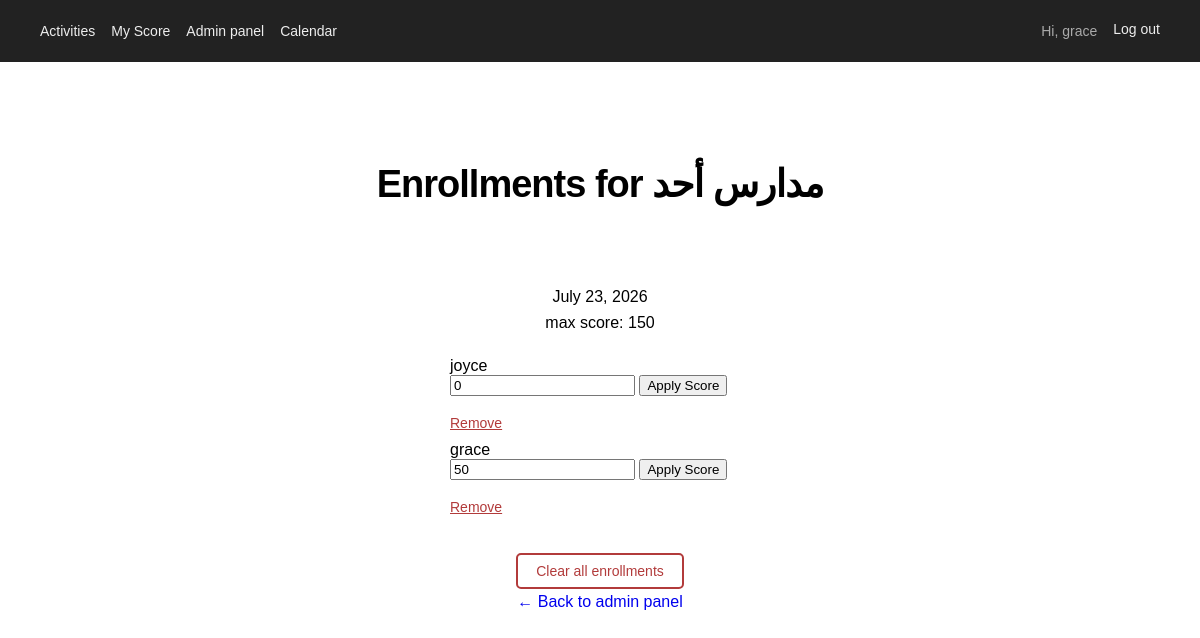
/admin-panel/activities/1/enrollments/ (signed in), run on the app's committed database.
### activities/models.py (models this page shows, shortened)
class Activity(models.Model):
    name = models.CharField(max_length=200)
    description = models.TextField(blank=True)
    week_date = models.DateField()
    start_time = models.TimeField(blank=True, null=True)
    end_time = models.TimeField(blank=True, null=True)
    max_participants = models.PositiveIntegerField(default=4)
    points = models.PositiveIntegerField(default=0)
    is_hidden = models.BooleanField(default=False)
    is_marked = models.BooleanField(default=False)
    created_at = models.DateTimeField(auto_now_add=True)
    class Meta:
        ordering = ['week_date', 'name']

class Enrollment(models.Model):
    user = models.ForeignKey(User, on_delete=models.CASCADE, related_name='enrollments')
    activity = models.ForeignKey(Activity, on_delete=models.CASCADE, related_name='enrollments')
    enrolled_at = models.DateTimeField(auto_now_add=True)
    final_score = models.PositiveIntegerField(default=0)
    class Meta:
        unique_together = ('user', 'activity')  # can't enroll twice in the same activity
        ordering = ['-enrolled_at']

### activities/views.py (the view)
# urls.py: path('admin-panel/activities/<int:activity_id>/enrollments/', views.admin_activity_enrollments,
@staff_required
def admin_activity_enrollments(request, activity_id):
    activity = get_object_or_404(Activity, id=activity_id)
    enrollments = Enrollment.objects.filter(activity=activity).select_related('user')
    return render(request, 'activities/admin_activity_enrollments.html', {
        'activity': activity,
        'enrollments': enrollments,
    })

### activities/views.py (called while the page is built)
def staff_required(view_func):
    return user_passes_test(lambda u: u.is_authenticated and u.is_staff, login_url='login')(view_func)

### activities/templates/activities/admin_activity_enrollments.html (shortened to what this page needs)
{% extends 'activities/../../../activities/templates/activities/index.html' %}
{% block content %}
    <h1 class="main-heading">Enrollments for {{ activity.name }}</h1>
    <p>{{ activity.week_date }}</p>
    <p>max score: {{ activity.points }}</p>
    <br>
    {% if enrollments %}
        <ul class="enrolled-list">
            {% for enrollment in enrollments %}
                <li>
                    {{ enrollment.user.username }}
                    <br>
                    <form action="{% url 'admin_apply_score' activity.id enrollment.user.id %}" method="post" class="inline-form">
                        <input type="number" id="score" name="score" placeholder="150" value="{{ enrollment.final_score }}">
                        <button type="submit">Apply Score</button>
                    </form>
                    <form action="{% url 'admin_activity_remove_enrollment' activity.id enrollment.user.id %}" method="post" class="inline-form">
                        <br>
                        <button type="submit" class="danger-link-button">Remove</button>
                    </form>
                <br>
                </li>
            {% endfor %}
        </ul>
        <form action="{% url 'admin_activity_clear_enrollments' activity.id %}" method="post"
              onsubmit="return confirm('Remove everyone enrolled in {{ activity.name }}? This can\'t be undone.');">
            <button type="submit" class="btn danger-btn">Clear all enrollments</button>
        </form>
    {% else %}
        <p>No one is enrolled in this activity yet.</p>
    {% endif %}
    <p><a href="{% url 'admin_dashboard' %}">&larr; Back to admin panel</a></p>
{% endblock %}

### activities/templates/activities/index.html (shortened to what this page needs)
{% load static %}
<!DOCTYPE html>
<html lang="en">
<head>
    <link rel="stylesheet" href="{% static 'activities/style.css' %}">
    <link rel="stylesheet" href="{% static 'activities/queries.css' %}">
</head>
<body>
    <header>
        <nav>
            <div class="nav-left-container">
                <a href="{% url 'activity_list' %}">Activities</a>
                {% if user.is_authenticated %}
                <a href="{% url 'my_score' %}">My Score</a>
                {% if user.is_staff %}
                    <a href="{% url 'admin_dashboard' %}">Admin panel</a>
                    <a href="{% url 'calendar' %}">Calendar</a>
                {% endif %}
            </div>
            <div class="nav-user-container">
                <p class="nav-user">Hi, {{ user.username }}</p>
                <form action="{% url 'logout' %}" method="post" class="inline-form">
                    <button type="submit" class="link-button">Log out</button>
                </form>
            </div>
            {% else %}
                <a href="{% url 'login' %}">Log in</a>
            {% endif %}
        </nav>
    </header>
    <main class="main-cont">
        {% block content %}{% endblock %}
    </main>
</body>
</html>

### static/activities/style.css (style rules this page uses)
* { box-sizing: border-box; }
body { font-family: Arial, sans-serif; margin: 0; padding: 0; }
a { text-decoration:none; }
ul { list-style-type: none; padding: 0; margin: 0; }
h1 { font-size: 38px; letter-spacing: -1px; line-height: 1.2; }
p { margin: 0 auto; line-height: 1.6; }
.main-cont { text-align: center; margin-top: 100px; box-sizing: border-box; }
.main-heading { font-weight: 700; margin-bottom: 2em; }
nav { width: 100%; background: #222; padding: 20px 24px; display: flex; justify-content: space-between; align-items: center; gap: 18px; }
nav a, .link-button { color: #eee; font-size: 14px; }
.nav-left-container { display: flex; gap: 1rem; margin-left: 1rem; }
.nav-user-container { display: flex; gap: 1rem; margin-right: 1rem; }
.nav-user { color: #aaa; font-size: 14px; margin-left: auto; }
.link-button { background: none; border: none; cursor: pointer; font-size: 14px; padding: 0; }
.btn { color: #fff; display: inline-block; background: #222; border: none; padding: 8px 18px; border-radius: 5px; font-size: 14px; cursor: pointer; }
.danger-btn { background: #fff; color: #b23b3b; border: 2px solid #b23b3b; }
.enrolled-list { max-width: 300px; margin: 0 auto 2rem; text-align: left; }
.enrolled-list li { padding: 4px 0; border-bottom: 1px solid #ffffff; }
.inline-form { display: inline-block; margin: 0; }
.danger-link-button { background: none; border: none; cursor: pointer; font-size: 14px; color: #b23b3b; text-decoration: underline; padding: 0; }
.enrolled-list { display: flex; justify-content: center; align-items: center; flex-direction: column; }

### data on the page
Activity: name "مدارس أحد", week_date "July 23, 2026", points "150"
Enrollment: user.username "joyce", score "0"
Enrollment: user.username "grace", score "50"

### other printed values
{{ user.username }} "grace"
